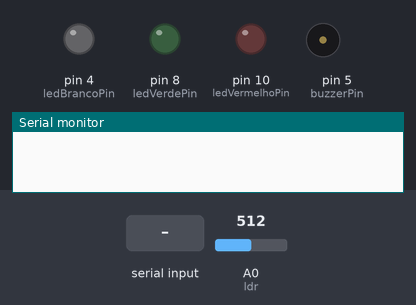
This sketch was run on a simulated Arduino Uno, built with avr-gcc and run on an emulated ATmega328P. On the bench: output pins drawn as LEDs (lit = HIGH), buzzer (waves = sounding, pin HIGH), the last lines printed to the serial monitor. The test bench sets the inputs (shaded band); at power-on: A0 (ldr) = 512.

Above: at 1.2 s.
1.3 s: "B" received over Serial
At 2.0 s:
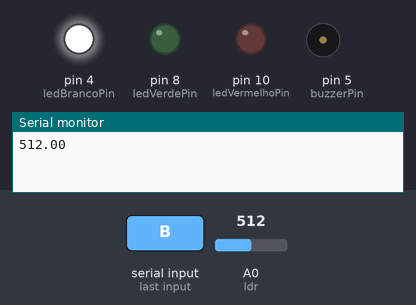
2.8 s: "V" received over Serial
At 3.6 s:
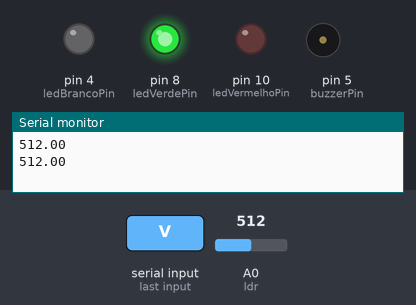
4.8 s: "R" received over Serial
At 6.3 s:
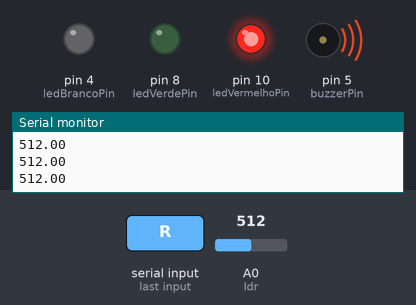
Timing chart, 0 to 7.8 s (numbered marks = the images above; inputs shaded):
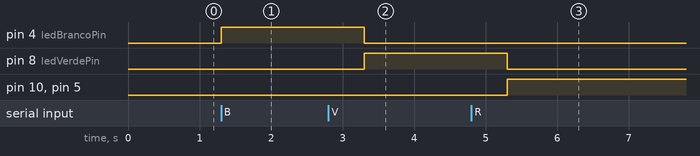

Measured:
- after the input at 1.3 s, pin 4 (ledBrancoPin): LOW → HIGH at once
- after the input at 2.8 s, pin 4 (ledBrancoPin): HIGH → LOW after 0.50 s; pin 8 (ledVerdePin): LOW → HIGH after 0.50 s
- after the input at 4.8 s, pin 8 (ledVerdePin): HIGH → LOW after 0.50 s; pin 10 (ledVermelhoPin), pin 5 (buzzerPin): LOW → HIGH after 0.50 s

The sketch:

ledsldr.ino
```cpp
float valorSensor = 0;
const int ledBrancoPin = 4;     // Pino do LED Branco
const int ledVerdePin = 8;      // Pino do LED Verde
const int ledVermelhoPin = 10;   // Pino do LED Vermelho
const int buzzerPin = 5;        // Pino do Buzzer
const int ldr = 0;

void setup() {
  Serial.begin(9600);
  pinMode(ldr, INPUT);
  pinMode(ledBrancoPin, OUTPUT);
  pinMode(ledVerdePin, OUTPUT);
  pinMode(ledVermelhoPin, OUTPUT);
  pinMode(buzzerPin, OUTPUT);
}

void loop() {

  if (Serial.available() > 0) {
    char led = Serial.read();
    if (led == 'B') {
      digitalWrite(ledBrancoPin, HIGH);
      digitalWrite(ledVerdePin, LOW);
      digitalWrite(ledVermelhoPin, LOW);
      digitalWrite(buzzerPin, LOW);
    }
    else if (led == 'V') {
      digitalWrite(ledBrancoPin, LOW);
      digitalWrite(ledVerdePin, HIGH);
      digitalWrite(ledVermelhoPin, LOW);
      digitalWrite(buzzerPin, LOW);
    } else if (led == 'R') {
      digitalWrite(ledBrancoPin, LOW);
      digitalWrite(ledVerdePin, LOW);
      digitalWrite(ledVermelhoPin, HIGH);
      digitalWrite(buzzerPin, HIGH);
      }
  valorSensor = analogRead(ldr);
  Serial.println(valorSensor);
  delay(2000);
  }
}
```
